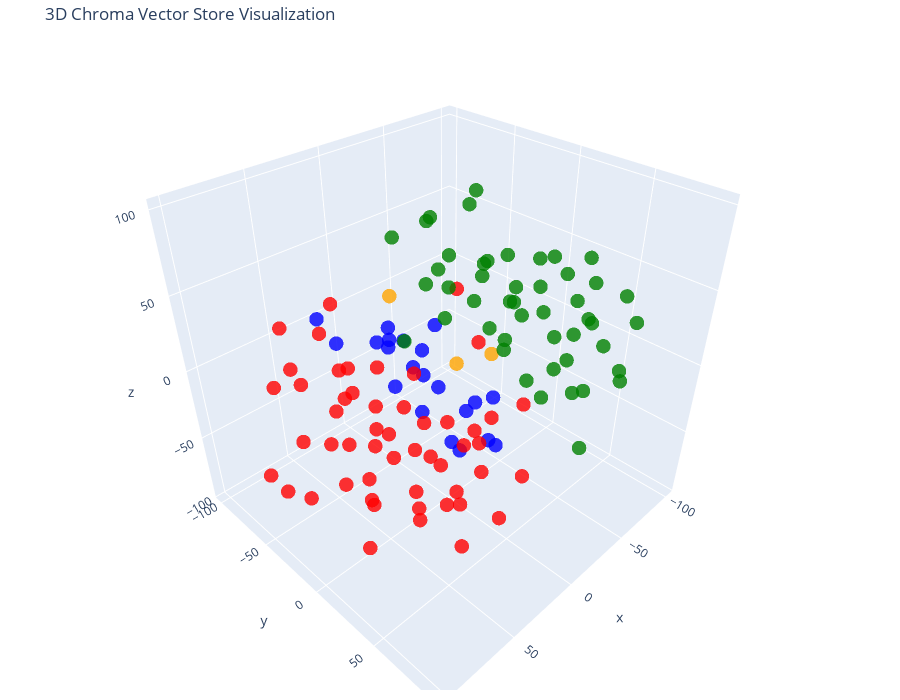

Notebook code for this chart:
### Code cell
# Let's try 3D!

tsne = TSNE(n_components=3, random_state=42)
reduced_vectors = tsne.fit_transform(vectors)

# Create the 3D scatter plot
fig = go.Figure(data=[go.Scatter3d(
    x=reduced_vectors[:, 0],
    y=reduced_vectors[:, 1],
    z=reduced_vectors[:, 2],
    mode='markers',
    marker=dict(size=5, color=colors, opacity=0.8),
    text=[f"Type: {t}<br>Text: {d[:100]}..." for t, d in zip(doc_types, documents)],
    hoverinfo='text'
)])

fig.update_layout(
    title='3D Chroma Vector Store Visualization',
    scene=dict(xaxis_title='x', yaxis_title='y', zaxis_title='z'),
    width=900,
    height=700,
    margin=dict(r=20, b=10, l=10, t=40)
)

fig.show()

### Figure 1 — Plotly figure (JSON) as saved in the notebook; plotly's stock layout.template omitted (floating-point values rounded to 4 significant figures)
{"data": [{"hoverinfo": "text", "marker": {"color": ["blue", "blue", "blue", "blue", "blue", "blue", "blue", "blue", "blue", "blue", "blue", "blue", "blue", "blue", "blue", "blue", "blue", "blue", "blue", "blue", "blue", "red", "red", "red", "red", "red", "red", "red", "red", "red", "red", "red", "red", "red", "red", "red", "red", "red", "red", "red", "red", "red", "red", "red", "red", "red", "red", "red", "red", "red", "red", "red", "red", "red", "red", "red", "red", "red", "red", "red", "red", "red", "red", "red", "red", "red", "red", "red", "red", "red", "red", "red", "red", "orange", "orange", "orange", "green", "green", "green", "green", "green", "green", "green", "green", "green", "green", "green", "green", "green", "green", "green", "green", "green", "green", "green", "green", "green", "green", "green", "green", "green", "green", "green", "green", "green", "green", "green", "green", "green", "green", "green", "green", "green", "green", "green", "green", "green", "green", "green", "green", "green", "green", "green"], "opacity": 0.8, "size": 5}, "mode": "markers", "text": ["Type: products<br>Text: # Product Summary\n\n# Rellm: AI-Powered Enterprise Reinsurance Solution\n\n## Summary\n\nRellm is an inno...", "Type: products<br>Text: ### Seamless Integrations\nRellm's architecture is designed for effortless integration with existing ...", "Type: products<br>Text: ### Regulatory Compliance Tools\nRellm includes built-in compliance tracking features to help organiz...", "Type: products<br>Text: Join the growing number of organizations leveraging Rellm to enhance their reinsurance processes whi...", "Type: products<br>Text: Experience the future of reinsurance with Rellm, where innovation meets reliability. Let Insurellm h...", "Type: products<br>Text: # Product Summary\n\n# Markellm\n\n## Summary\n\nMarkellm is an innovative two-sided marketplace designed ...", "Type: products<br>Text: - **User-Friendly Interface**: Designed with user experience in mind, Markellm features an intuitive...", "Type: products<br>Text: - **Customer Support**: Our dedicated support team is always available to assist both consumers and ...", "Type: products<br>Text: ### For Insurance Companies:\n- **Basic Listing Fee**: $199/month for a featured listing on the platf...", "Type: products<br>Text: ### Q3 2025\n- Initiate a comprehensive marketing campaign targeting both consumers and insurers to i...", "Type: products<br>Text: # Product Summary\n\n# Homellm\n\n## Summary\nHomellm is an innovative home insurance product developed b...", "Type: products<br>Text: ### 2. Dynamic Pricing Model\nWith Homellm's innovative dynamic pricing model, insurance providers ca...", "Type: products<br>Text: ### 5. Multi-Channel Integration\nHomellm seamlessly integrates into existing insurance platforms, pr...", "Type: products<br>Text: - **Basic Tier:** Starting at $5,000/month for small insurers with basic integration features.\n- **S...", "Type: products<br>Text: All tiers include a comprehensive training program and ongoing updates to ensure optimal performance...", "Type: products<br>Text: With Homellm, Insurellm is committed to transforming the landscape of home insurance, ensuring both ...", "Type: products<br>Text: # Product Summary\n\n# Carllm\n\n## Summary\n\nCarllm is an innovative auto insurance product developed by...", "Type: products<br>Text: - **Instant Quoting**: With Carllm, insurance companies can offer near-instant quotes to customers, ...", "Type: products<br>Text: - **Mobile Integration**: Carllm is designed to work seamlessly with mobile applications, providing ...", "Type: products<br>Text: - **Professional Tier**: $2,500/month\n  - For medium-sized companies.\n  - All Basic Tier features pl...", "Type: products<br>Text: ### Q2 2025: Customer Experience Improvements\n- Launch of a new **mobile app** for end-users.\n- Intr...", "Type: contracts<br>Text: # Contract with GreenField Holdings for Markellm\n\n**Effective Date:** November 15, 2023  \n**Contract...", "Type: contracts<br>Text: ## Renewal\n1. **Automatic Renewal**: This contract will automatically renew for sequential one-year ...", "Type: contracts<br>Text: ## Features\n1. **AI-Powered Matching**: Access to advanced algorithms that connect GreenField Holdin...", "Type: contracts<br>Text: ## Support\n1. **Customer Support Access**: The Client will have access to dedicated support through ...", "Type: contracts<br>Text: **Signatures:**  \n_________________________                           _________________________  \n**...", "Type: contracts<br>Text: # Contract with Apex Reinsurance for Rellm: AI-Powered Enterprise Reinsurance Solution\n\n## Terms\n\n1....", "Type: contracts<br>Text: ## Renewal\n\n1. **Automatic Renewal**: This Agreement will automatically renew for successive one-yea...", "Type: contracts<br>Text: 2. **Seamless Integrations**: The architecture of Rellm allows for easy integration with existing sy...", "Type: contracts<br>Text: 1. **Technical Support**: Provider shall offer dedicated technical support to the Client via phone, ...", "Type: contracts<br>Text: **Insurellm, Inc.**  \n_____________________________  \nAuthorized Signature   \nDate: ________________...", "Type: contracts<br>Text: # Contract with Greenstone Insurance for Homellm\n\n---\n\n## Terms\n\n1. **Parties**: This Contract (\"Agr...", "Type: contracts<br>Text: 4. **Payment Terms**: \n   - The Customer shall pay an amount of $10,000 per month for the Standard T...", "Type: contracts<br>Text: ---\n\n## Features\n\n- **AI-Powered Risk Assessment**: Customer will have access to enhanced risk evalu...", "Type: contracts<br>Text: - **Customer Portal**: A dedicated portal will be provided, allowing the Customer's clients to manag...", "Type: contracts<br>Text: ______________________________  \n[Name], [Title]  \nDate: ______________________\n\n**For Greenstone In...", "Type: contracts<br>Text: # Contract with Roadway Insurance Inc. for Carllm\n\n---\n\n## Terms\n\n1. **Agreement Effective Date**: T...", "Type: contracts<br>Text: ---\n\n## Renewal\n\n1. **Automatic Renewal**: This agreement will automatically renew for an additional...", "Type: contracts<br>Text: ---\n\n## Features\n\n1. **Access to Core Features**: Roadway Insurance Inc. will have access to all Pro...", "Type: contracts<br>Text: ---\n\n## Support\n\n1. **Technical Support**: Roadway Insurance Inc. will receive priority technical su...", "Type: contracts<br>Text: # Contract with Stellar Insurance Co. for Rellm\n\n## Terms\nThis contract is made between **Insurellm*...", "Type: contracts<br>Text: ### Termination\nEither party may terminate this agreement with a **30-day written notice**. In the e...", "Type: contracts<br>Text: ## Features\nStellar Insurance Co. will receive access to the following features of the Rellm product...", "Type: contracts<br>Text: ## Support\nInsurellm provides Stellar Insurance Co. with the following support services:\n\n- **24/7 T...", "Type: contracts<br>Text: # Contract with TechDrive Insurance for Carllm\n\n**Contract Date:** October 1, 2024  \n**Contract Dura...", "Type: contracts<br>Text: ## Renewal\n\n1. **Automatic Renewal**: This contract shall automatically renew for additional one-yea...", "Type: contracts<br>Text: ## Support\n\n1. **Customer Support**: Insurellm will provide 24/7 customer support to TechDrive Insur...", "Type: contracts<br>Text: **TechDrive Insurance Representative:**  \nName: Sarah Johnson  \nTitle: Operations Director  \nDate: _...", "Type: contracts<br>Text: # Contract with Belvedere Insurance for Markellm\n\n## Terms\nThis Contract (\"Agreement\") is made and e...", "Type: contracts<br>Text: ## Renewal\n1. **Renewal Terms**: This Agreement may be renewed for additional one-year terms upon mu...", "Type: contracts<br>Text: ## Features\n1. **AI-Powered Matching**: Belvedere Insurance will benefit from Markellm's AI-powered ...", "Type: contracts<br>Text: ## Support\n1. **Technical Support**: Technical support will be available from 9 AM to 7 PM EST, Mond...", "Type: contracts<br>Text: **Belvedere Insurance**  \nSignature: ______________________  \nName: [Authorized Signatory]  \nTitle: ...", "Type: contracts<br>Text: # Contract with Velocity Auto Solutions for Carllm\n\n**Contract Date:** October 1, 2023  \n**Contract ...", "Type: contracts<br>Text: ## Renewal\n\n1. **Automatic Renewal**: This contract will automatically renew for successive 12-month...", "Type: contracts<br>Text: ## Support\n\n1. **Customer Support**: Velocity Auto Solutions will have access to Insurellm’s custome...", "Type: contracts<br>Text: # Contract with GreenValley Insurance for Homellm\n\n**Contract Date:** October 6, 2023  \n**Contract N...", "Type: contracts<br>Text: 4. **Confidentiality:** Both parties agree to maintain the confidentiality of proprietary informatio...", "Type: contracts<br>Text: 1. **AI-Powered Risk Assessment:** Access to advanced AI algorithms for real-time risk evaluations.\n...", "Type: contracts<br>Text: 3. **Regular Updates:** Insurellm will offer ongoing updates and enhancements to the Homellm platfor...", "Type: contracts<br>Text: # Contract with EverGuard Insurance for Rellm: AI-Powered Enterprise Reinsurance Solution\n\n**Contrac...", "Type: contracts<br>Text: 4. **Usage Rights**: EverGuard Insurance is granted a non-exclusive, non-transferable license to acc...", "Type: contracts<br>Text: 1. **Core Functionality**: Rellm provides EverGuard Insurance with advanced AI-driven analytics, sea...", "Type: contracts<br>Text: 1. **Customer Support**: Insurellm will provide EverGuard Insurance with 24/7 customer support, incl...", "Type: contracts<br>Text: ---\n\n**Signatures**  \n**For Insurellm**: __________________________  \n**Name**: John Smith  \n**Title...", "Type: contracts<br>Text: # Contract with BrightWay Solutions for Markellm\n\n**Contract Date:** October 5, 2023  \n**Contract ID...", "Type: contracts<br>Text: 3. **Service Level Agreement (SLA):**  \n   Insurellm commits to a 99.9% uptime for the platform with...", "Type: contracts<br>Text: 2. **Real-Time Quote Availability:**  \n   Consumers sourced via BrightWay Solutions will receive rea...", "Type: contracts<br>Text: 3. **Training and Onboarding:**  \n   Insurellm agrees to provide one free training session on how to...", "Type: contracts<br>Text: # Contract with Pinnacle Insurance Co. for Homellm\n\n## Terms\nThis contract (\"Contract\") is entered i...", "Type: contracts<br>Text: ## Renewal\n1. **Renewal Terms**: At the end of the initial term, this Contract shall automatically r...", "Type: contracts<br>Text: ## Features\n1. **AI-Powered Risk Assessment**: Utilized for tailored underwriting decisions specific...", "Type: contracts<br>Text: ## Support\n1. **Technical Support**: Insurellm shall provide 24/7 technical support via an email and...", "Type: company<br>Text: # Overview of Insurellm\n\nInsurellm is an innovative insurance tech firm with 200 employees across th...", "Type: company<br>Text: # Careers at Insurellm\n\nInsurellm is hiring! We are looking for talented software engineers, data sc...", "Type: company<br>Text: # About Insurellm\n\nInsurellm was founded by Avery Lancaster in 2015 as an insurance tech startup des...", "Type: employees<br>Text: # HR Record\n\n# Alex Chen\n\n## Summary\n- **Date of Birth:** March 15, 1990  \n- **Job Title:** Backend ...", "Type: employees<br>Text: ## Annual Performance History\n- **2020:**  \n  - Completed onboarding successfully.  \n  - Met expecta...", "Type: employees<br>Text: ## Compensation History\n- **2020:** Base Salary: $80,000  \n- **2021:** Base Salary Increase to $90,0...", "Type: employees<br>Text: Alex Chen continues to be a vital asset at Insurellm, contributing significantly to innovative backe...", "Type: employees<br>Text: # HR Record\n\n# Oliver Spencer\n\n## Summary\n- **Date of Birth**: May 14, 1990  \n- **Job Title**: Backe...", "Type: employees<br>Text: ## Annual Performance History\n- **2018**: **3/5** - Adaptable team player but still learning to take...", "Type: employees<br>Text: ## Compensation History\n- **March 2018**: Initial salary of $80,000.\n- **July 2019**: Salary increas...", "Type: employees<br>Text: # HR Record\n\n# Emily Tran\n\n## Summary\n- **Date of Birth:** March 18, 1991  \n- **Job Title:** Digital...", "Type: employees<br>Text: - **January 2017 - May 2018**: Marketing Intern  \n  - Supported the Marketing team by collaborating ...", "Type: employees<br>Text: - **2021**:  \n  - Performance Rating: Meets Expectations  \n  - Key Achievements: Contributed to the ...", "Type: employees<br>Text: - **Professional Development Goals**:  \n  - Emily Tran aims to become a Marketing Manager within the...", "Type: employees<br>Text: # HR Record\n\n# Jordan Blake\n\n## Summary\n- **Date of Birth:** March 15, 1993  \n- **Job Title:** Sales...", "Type: employees<br>Text: ## Annual Performance History\n- **2021:** First year at Insurellm; achieved 90% of monthly targets. ...", "Type: employees<br>Text: ## Other HR Notes\n- Jordan has shown an interest in continuing education, actively participating in ...", "Type: employees<br>Text: # Avery Lancaster\n\n## Summary\n- **Date of Birth**: March 15, 1985  \n- **Job Title**: Co-Founder & Ch...", "Type: employees<br>Text: - **2010 - 2013**: Business Analyst at Edge Analytics  \n  Prior to joining Innovate, Avery worked as...", "Type: employees<br>Text: - **2018**: **Exceeds Expectations**  \n  Under Avery’s pivoted vision, Insurellm launched two new su...", "Type: employees<br>Text: - **2022**: **Satisfactory**  \n  Avery focused on rebuilding team dynamics and addressing employee c...", "Type: employees<br>Text: ## Compensation History\n- **2015**: $150,000 base salary + Significant equity stake  \n- **2016**: $1...", "Type: employees<br>Text: ## Other HR Notes\n- **Professional Development**: Avery has actively participated in leadership trai...", "Type: employees<br>Text: # HR Record\n\n# Maxine Thompson\n\n## Summary\n- **Date of Birth:** January 15, 1991  \n- **Job Title:** ...", "Type: employees<br>Text: ## Insurellm Career Progression\n- **January 2017 - October 2018**: **Junior Data Engineer**  \n  * Ma...", "Type: employees<br>Text: ## Annual Performance History\n- **2017**: *Meets Expectations*  \n  Maxine showed potential in her ro...", "Type: employees<br>Text: - **2021**: *Exceeds Expectations*  \n  Maxine spearheaded the transition to a new data warehousing s...", "Type: employees<br>Text: ## Compensation History\n- **2017**: $70,000 (Junior Data Engineer)  \n- **2018**: $75,000 (Junior Dat...", "Type: employees<br>Text: # Samantha Greene\n\n## Summary\n- **Date of Birth:** October 14, 1990\n- **Job Title:** HR Generalist\n-...", "Type: employees<br>Text: ## Annual Performance History\n- **2020:** Exceeds Expectations  \n  Samantha Greene demonstrated exce...", "Type: employees<br>Text: ## Compensation History\n- **2020:** Base Salary - $55,000  \n  The entry-level salary matched industr...", "Type: employees<br>Text: - **2023:** Base Salary - $70,000  \n  Recognized for substantial improvement in employee relations m...", "Type: employees<br>Text: # HR Record\n\n# Alex Thomson\n\n## Summary\n- **Date of Birth:** March 15, 1995  \n- **Job Title:** Sales...", "Type: employees<br>Text: ## Annual Performance History  \n- **2022** - Rated as \"Exceeds Expectations.\" Alex Thomson achieved ...", "Type: employees<br>Text: ## Other HR Notes\n- Alex Thomson is an active member of the Diversity and Inclusion committee at Ins...", "Type: employees<br>Text: # HR Record\n\n# Samuel Trenton\n\n## Summary\n- **Date of Birth:** April 12, 1989  \n- **Job Title:** Sen...", "Type: employees<br>Text: ## Annual Performance History\n- **2023:** Rating: 4.5/5  \n  *Samuel exceeded expectations, successfu...", "Type: employees<br>Text: ## Compensation History\n- **2023:** Base Salary: $115,000 + Bonus: $15,000  \n  *Annual bonus based o...", "Type: employees<br>Text: - **Engagement in Company Culture:** Regularly participates in team-building events and contributes ...", "Type: employees<br>Text: # HR Record\n\n# Alex Harper\n\n## Summary\n- **Date of Birth**: March 15, 1993  \n- **Job Title**: Sales ...", "Type: employees<br>Text: ## Annual Performance History  \n- **2021**:  \n  - **Performance Rating**: 4.5/5  \n  - **Key Achievem...", "Type: employees<br>Text: - **2022**:  \n  - **Base Salary**: $65,000 (Promotion to Senior SDR)  \n  - **Bonus**: $13,000 (20% o...", "Type: employees<br>Text: # HR Record\n\n# Jordan K. Bishop\n\n## Summary\n- **Date of Birth:** March 15, 1990\n- **Job Title:** Fro...", "Type: employees<br>Text: ## Annual Performance History\n- **2019:** Exceeds Expectations - Continuously delivered high-quality...", "Type: employees<br>Text: ## Compensation History\n- **June 2018:** Starting Salary - $85,000\n- **June 2019:** Salary Increase ...", "Type: employees<br>Text: ## Other HR Notes\n- Jordan K. Bishop has been an integral part of club initiatives, including the In...", "Type: employees<br>Text: # HR Record\n\n# Emily Carter\n\n## Summary\n- **Date of Birth:** August 12, 1990  \n- **Job Title:** Acco...", "Type: employees<br>Text: - **2017-2019:** Marketing Intern  \n  - Assisted with market research and campaign development for s...", "Type: employees<br>Text: ## Compensation History\n| Year | Base Salary | Bonus         | Total Compensation |\n|------|--------...", "Type: employees<br>Text: Emily Carter exemplifies the kind of talent that drives Insurellm's success and is an invaluable ass..."], "type": "scatter3d", "x": [-15.76, -35.05, -17.9, 0.3099, -37.86, 24.17, 39.34, 51.8, 46.28, 22.47, -28.21, -17.94, -27.85, 0.7612, -7.063, -33.12, 3.001, -4.616, 12.57, 7.16, 5.845, 85.89, 88.55, -65.71, 71.24, 46.98, 46.8, -5.799, -33.88, 73.4, 57.32, 12.89, 71.03, -30.02, 23.49, 33.93, 45.27, 69.62, 16.69, 40.62, 17.74, 12.72, -4.762, 91.03, 52.48, 12.83, 38.72, 52.36, 63.92, 100.4, 40.53, -73.45, 56.67, 28.21, -62.96, 35.73, 30.62, -76.31, -41.81, 16.92, 25.29, 14.67, -8.24, 82.94, 75.48, 42.05, 74.94, 60.26, 58.51, 36.81, 90.33, -14.54, 48.42, -28.76, -55.21, 5.395, -63.08, -3.21, -55.19, 3.541, -76.98, 4.818, -68.28, -82.55, 51.21, -85.94, -101.5, -34.78, -52.03, -30.52, -1.042, -3.894, -12.67, -30.37, -82.84, -20.39, -25.77, -18.0, -0.5657, -2.734, -41.02, -37.84, -21.77, -57.55, 23.95, -41.37, -33.81, -24.82, -41.44, -36.3, -56.81, -29.18, -49.01, -58.09, -61.52, -61.56, 19.33, -72.94, -51.16, -19.14, -0.8504, -84.6, 11.81], "y": [-71.34, -78.63, -50.66, 21.03, -50.61, -24.5, -15.68, -35.11, -59.43, 2.251, -12.38, -7.845, 13.92, 3.079, 25.63, 5.585, -48.53, -27.54, -33.51, -15.81, -3.017, -48.71, -21.53, -22.97, -58.72, 68.82, -83.7, -76.73, -67.6, 15.92, 66.45, 22.45, 6.083, -31.27, 29.54, 51.71, -40.68, -52.64, -51.7, -19.11, -100.6, -92.34, -46.17, 16.81, -13.94, 67.79, 32.06, 50.41, -65.38, -41.23, -41.99, -44.3, 38.74, -19.56, 6.511, 8.242, 41.14, -68.38, -12.49, 56.9, -72.13, -74.34, -75.59, 3.172, 52.32, -26.51, -16.17, -20.15, 13.51, 12.26, -43.11, -31.79, 24.43, -21.91, -16.27, -43.54, -6.681, 47.65, 48.09, -14.64, -21.28, 66.92, 32.88, -3.96, 20.13, 35.53, 4.076, -13.87, 33.71, -39.72, -46.64, -18.51, 1.606, -10.31, 67.59, -38.71, 76.5, 53.09, 72.02, 54.01, 64.56, 61.83, 74.88, 73.43, 23.05, -10.35, 34.76, 1.911, 5.726, 57.37, 63.88, 93.15, 5.714, 42.8, 22.14, -32.12, 55.96, 66.75, -51.12, 12.72, 38.56, 36.97, 8.346], "z": [-9.252, -31.74, -31.29, -10.52, -7.86, 16.72, 31.39, 27.34, 29.7, 10.29, -51.64, -76.03, -64.26, -50.7, -40.33, -33.65, 0.7494, -0.5246, -21.77, -34.43, -9.521, 8.131, -54.05, -84.97, 35.16, -1.669, -28.92, -71.47, -53.24, -43.31, 20.49, -81.65, -87.25, -73.05, -58.7, 6.773, -52.54, -42.72, -78.18, -30.24, -12.04, 11.51, -54.48, -15.63, -58.42, -28.0, -26.46, -33.63, 0.8039, -41.77, 1.646, -34.89, 17.49, -60.65, -55.23, -32.21, -90.03, -3.743, -87.52, -64.91, -22.89, -47.46, -39.17, 19.53, -6.798, -91.88, -18.86, 2.378, -3.704, -84.95, -62.5, -94.53, -57.89, -19.49, -22.24, 34.46, 17.12, 57.39, -19.11, 53.05, 5.685, 70.98, -9.401, 40.9, 54.44, 38.17, 26.05, 26.76, 15.32, 39.63, 68.39, 88.82, 99.62, 98.42, 26.39, 74.58, -26.49, 0.422, 37.96, 20.43, -1.222, 81.99, 58.94, 56.56, 74.42, 52.17, 56.3, 61.19, 5.295, 35.15, 21.07, 26.59, 38.34, 40.74, 59.45, 25.99, 51.35, -2.669, 37.35, 26.75, 88.62, 11.72, 45.06]}], "layout": {"height": 700, "margin": {"b": 10, "l": 10, "r": 20, "t": 40}, "scene": {"xaxis": {"title": {"text": "x"}}, "yaxis": {"title": {"text": "y"}}, "zaxis": {"title": {"text": "z"}}}, "title": {"text": "3D Chroma Vector Store Visualization"}, "width": 900}}
